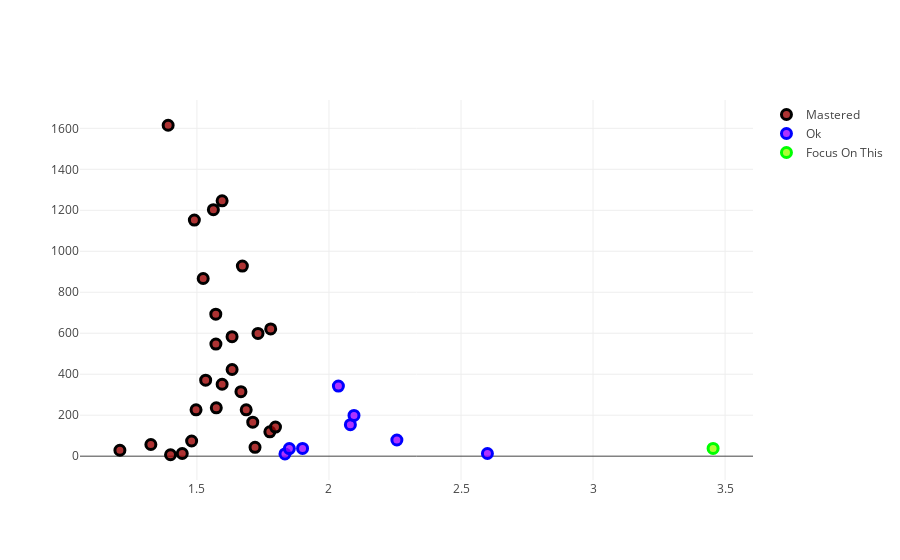

Notebook source saved alongside this figure:
### Code cell
topic_stats_scatter_plot('guille')

### Figure 1 — Plotly figure (JSON) as saved in the notebook; plotly's stock layout.template omitted (floating-point values rounded to 4 significant figures)
{"data": [{"hoverinfo": "text", "marker": {"color": "rgba(152, 0, 0, .8)", "line": {"color": "rgb(0, 0, 0)", "width": 3}, "size": 10}, "mode": "markers", "name": "Mastered", "text": ["Topic: expression parsing<br>Total Submission of the Topic: 29<br>Average Try to get AC: 1.2083333333333333", "Topic: flows<br>Total Submission of the Topic: 57<br>Average Try to get AC: 1.3255813953488371", "Topic: implementation<br>Total Submission of the Topic: 1615<br>Average Try to get AC: 1.3910422049956934", "Topic: schedules<br>Total Submission of the Topic: 7<br>Average Try to get AC: 1.4", "Topic: 2-sat<br>Total Submission of the Topic: 13<br>Average Try to get AC: 1.4444444444444444", "Topic: matrices<br>Total Submission of the Topic: 74<br>Average Try to get AC: 1.48", "Topic: greedy<br>Total Submission of the Topic: 1152<br>Average Try to get AC: 1.4902975420439846", "Topic: two pointers<br>Total Submission of the Topic: 226<br>Average Try to get AC: 1.4966887417218544", "Topic: brute force<br>Total Submission of the Topic: 867<br>Average Try to get AC: 1.523725834797891", "Topic: strings<br>Total Submission of the Topic: 371<br>Average Try to get AC: 1.5330578512396693", "Topic: dp<br>Total Submission of the Topic: 1203<br>Average Try to get AC: 1.5623376623376624", "Topic: constructive algorithms<br>Total Submission of the Topic: 693<br>Average Try to get AC: 1.5714285714285714", "Topic: sortings<br>Total Submission of the Topic: 547<br>Average Try to get AC: 1.5718390804597702", "Topic: bitmasks<br>Total Submission of the Topic: 236<br>Average Try to get AC: 1.5733333333333333", "Topic: math<br>Total Submission of the Topic: 1246<br>Average Try to get AC: 1.5953905249679898", "Topic: number theory<br>Total Submission of the Topic: 351<br>Average Try to get AC: 1.5954545454545455", "Topic: dfs and similar<br>Total Submission of the Topic: 583<br>Average Try to get AC: 1.6330532212885154", "Topic: trees<br>Total Submission of the Topic: 423<br>Average Try to get AC: 1.6332046332046333", "Topic: combinatorics<br>Total Submission of the Topic: 315<br>Average Try to get AC: 1.6666666666666667", "Topic: data structures<br>Total Submission of the Topic: 928<br>Average Try to get AC: 1.672072072072072", "Topic: dsu<br>Total Submission of the Topic: 226<br>Average Try to get AC: 1.6865671641791045", "Topic: shortest paths<br>Total Submission of the Topic: 166<br>Average Try to get AC: 1.711340206185567", "Topic: graph matchings<br>Total Submission of the Topic: 43<br>Average Try to get AC: 1.72", "Topic: graphs<br>Total Submission of the Topic: 599<br>Average Try to get AC: 1.73121387283237", "Topic: games<br>Total Submission of the Topic: 119<br>Average Try to get AC: 1.7761194029850746", "Topic: binary search<br>Total Submission of the Topic: 621<br>Average Try to get AC: 1.7793696275071633", "Topic: hashing<br>Total Submission of the Topic: 142<br>Average Try to get AC: 1.7974683544303798"], "type": "scatter", "uid": "b0f86446-cc82-418d-97b5-bf5a2abba163", "x": [1.208, 1.326, 1.391, 1.4, 1.444, 1.48, 1.49, 1.497, 1.524, 1.533, 1.562, 1.571, 1.572, 1.573, 1.595, 1.595, 1.633, 1.633, 1.667, 1.672, 1.687, 1.711, 1.72, 1.731, 1.776, 1.779, 1.797], "y": [29, 57, 1615, 7, 13, 74, 1152, 226, 867, 371, 1203, 693, 547, 236, 1246, 351, 583, 423, 315, 928, 226, 166, 43, 599, 119, 621, 142]}, {"hoverinfo": "text", "marker": {"color": "rgba(152, 0, 255, .8)", "line": {"color": "rgb(0, 0, 255)", "width": 3}, "size": 10}, "mode": "markers", "name": "Ok", "text": ["Topic: chinese remainder theorem<br>Total Submission of the Topic: 11<br>Average Try to get AC: 1.8333333333333333", "Topic: meet-in-the-middle<br>Total Submission of the Topic: 37<br>Average Try to get AC: 1.85", "Topic: ternary search<br>Total Submission of the Topic: 38<br>Average Try to get AC: 1.9", "Topic: geometry<br>Total Submission of the Topic: 342<br>Average Try to get AC: 2.0357142857142856", "Topic: divide and conquer<br>Total Submission of the Topic: 154<br>Average Try to get AC: 2.081081081081081", "Topic: probabilities<br>Total Submission of the Topic: 199<br>Average Try to get AC: 2.094736842105263", "Topic: string suffix structures<br>Total Submission of the Topic: 79<br>Average Try to get AC: 2.257142857142857", "Topic: *special<br>Total Submission of the Topic: 13<br>Average Try to get AC: 2.6"], "type": "scatter", "uid": "8c2e25fe-38c4-47a9-88f6-7ce51cf6643b", "x": [1.833, 1.85, 1.9, 2.036, 2.081, 2.095, 2.257, 2.6], "y": [11, 37, 38, 342, 154, 199, 79, 13]}, {"hoverinfo": "text", "marker": {"color": "rgba(152, 255, 0, .8)", "line": {"color": "rgb(0, 255, 0)", "width": 3}, "size": 10}, "mode": "markers", "name": "Focus On This", "text": ["Topic: fft<br>Total Submission of the Topic: 38<br>Average Try to get AC: 3.4545454545454546"], "type": "scatter", "uid": "3b8d186b-bf93-4ef8-b24b-31ecd452ea73", "x": [3.455], "y": [38]}], "layout": {}}
